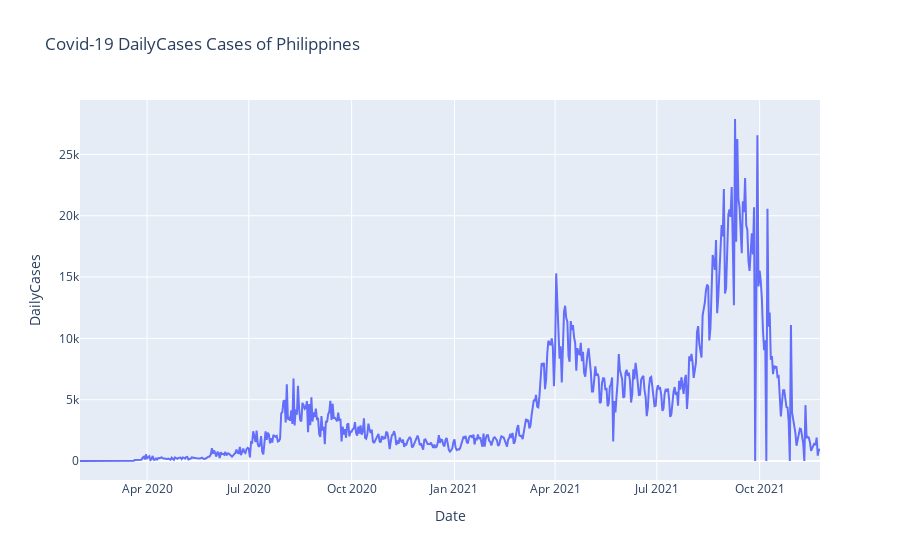

Notebook code for this chart:
### Markdown cell above
#### Step 6: Run code to plot data timeseries.
Plotting our time series data help see trends visually. This can give us initial idea of how our predictions might look like.

### Code cell
fig = px.line(data, x=data['Date'], y=data[varFC.value],
             title=f"Covid-19 {varFC.value} Cases of {countryFC.value}")
fig.show()

### Figure 1 — Plotly figure (JSON) as saved in the notebook; plotly's stock layout.template omitted (floating-point values rounded to 4 significant figures; data arrays with more than 128 entries replaced by an {"elided": "..."} marker saying what was removed)
{"data": [{"hovertemplate": "Date=%{x}<br>DailyCases=%{y}<extra></extra>", "legendgroup": "", "line": {"color": "#636efa", "dash": "solid"}, "marker": {"symbol": "circle"}, "mode": "lines", "name": "", "orientation": "v", "showlegend": false, "type": "scatter", "x": {"elided": "663 str values"}, "xaxis": "x", "y": {"elided": "663 int values"}, "yaxis": "y"}], "layout": {"legend": {"tracegroupgap": 0}, "title": {"text": "Covid-19 DailyCases Cases of Philippines"}, "xaxis": {"anchor": "y", "domain": [0, 1], "title": {"text": "Date"}}, "yaxis": {"anchor": "x", "domain": [0, 1], "title": {"text": "DailyCases"}}}}
